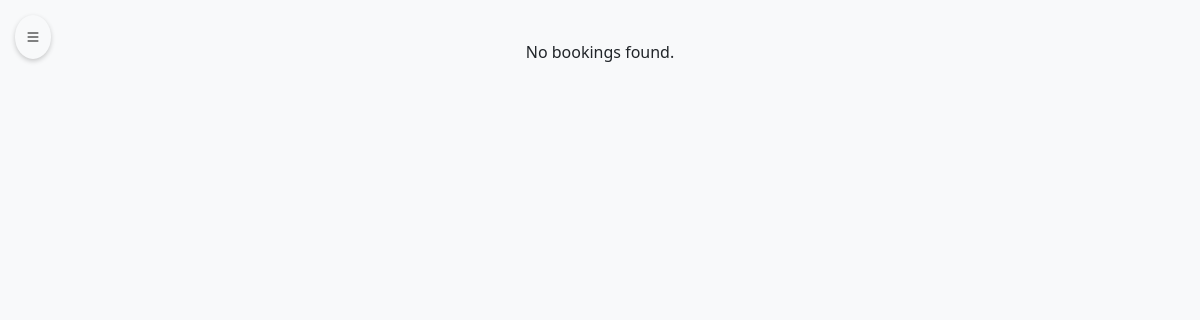
/adm_book (signed in), run on an earlier commit of the app's database.
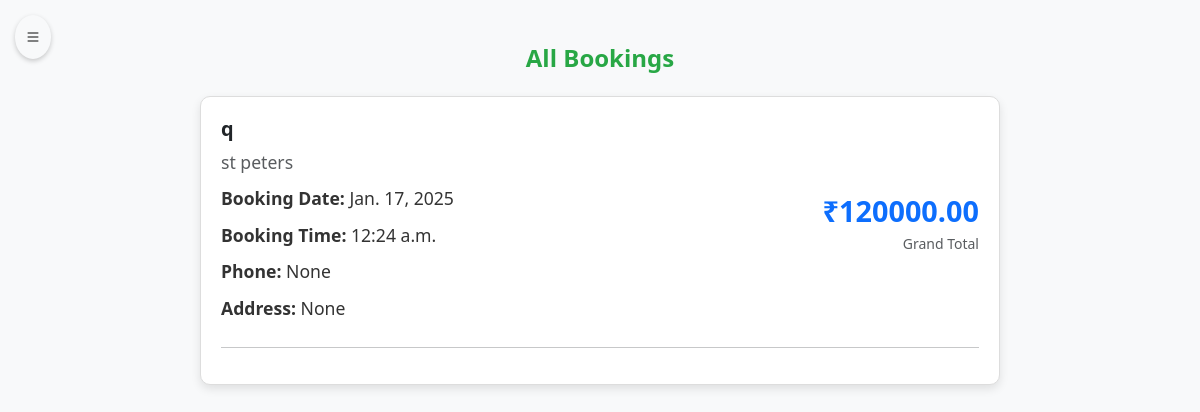
And on a later commit of the database.
### app/models.py (models this page shows)
class PurchaseHistory(models.Model):
    customer = models.ForeignKey(Customer, on_delete=models.CASCADE, null=True)
    hall_name = models.CharField(max_length=255, null=True, blank=True)
    decoration_name = models.CharField(max_length=255, null=True, blank=True)
    food_items = models.TextField(null=True, blank=True)  # Store food names as a comma-separated string
    grand_total = models.DecimalField(max_digits=12, decimal_places=2)
    purchase_date = models.DateField(auto_now_add=True)
    purchase_time = models.TimeField(auto_now_add=True)
    address = models.TextField(null=True, blank=True)
    phone = models.IntegerField(null=True, blank=True)

class Customer(models.Model):
    name=models.TextField()
    email=models.TextField()
    password=models.TextField()

### app/views.py (the view)
# urls.py: path('adm_book',views.adm_bookings),
def adm_bookings(req):
    if 'admin'in req.session:
        bookings=PurchaseHistory.objects.all()
        return render(req,'admin/viewbooking.html',{'bookings':bookings})
    else:
        return redirect(login)

### templates/admin/viewbooking.html (shortened to what this page needs)
<!DOCTYPE html>
<html lang="en">
<head>
    {% load static %}
    <link href="https://cdn.jsdelivr.net/npm/bootstrap@5.3.0/dist/css/bootstrap.min.css" rel="stylesheet">
    <link href="https://cdn.jsdelivr.net/npm/bootstrap-icons/font/bootstrap-icons.css" rel="stylesheet">
</head>
<body>
    <button class="toggle-btn" id="toggleSidebar">
        <i class="bi bi-list"></i>
    </button>
    <div class="main-content" id="mainContent">
        <div class="booking-container">
            {% if bookings %}
                <div class="message">All Bookings</div>
                {% for booking in bookings %}
                    <div class="booking-card">
                        <div class="row">
                            <div class="col-md-8">
                                <h5 class="fw-bold">{{ booking.customer.name }}</h5>
                                <p class="text-muted">{{ booking.hall_name }}</p>
                                <p><strong>Booking Date:</strong> {{ booking.purchase_date }}</p>
                                <p><strong>Booking Time:</strong> {{ booking.purchase_time }}</p>
                                <p><strong>Phone:</strong> {{ booking.phone }}</p>
                                <p><strong>Address:</strong> {{ booking.address }}</p>
                            </div>
                            <div class="col-md-4 d-flex flex-column align-items-end justify-content-center">
                                <h6 class="text-primary grand-total">₹{{ booking.grand_total }}</h6>
                                <small class="text-muted">Grand Total</small>
                            </div>
                        </div>
                        <hr>
                    </div>
                {% endfor %}
            {% else %}
                <p class="text-center">No bookings found.</p>
            {% endif %}
        </div>
    </div>
</body>
</html>

What changed in the data, as far as the page shows it:
added PurchaseHistory: customer.name "q", hall_name "st peters", purchase_date "Jan. 17, 2025", purchase_time "12:24 a.m.", phone "None", address "None", grand_total "120000.00"
Also different on the page:
text no longer shown: "No bookings found."
text now shown: "All Bookings"
